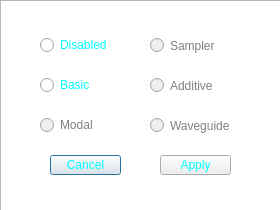
<?xml version="1.0" encoding="UTF-8"?>
<ui version="4.0">
 <class>GenTypeDialog</class>
 <widget class="QDialog" name="GenTypeDialog">
  <property name="geometry">
   <rect>
    <x>0</x>
    <y>0</y>
    <width>280</width>
    <height>210</height>
   </rect>
  </property>
  <property name="minimumSize">
   <size>
    <width>280</width>
    <height>210</height>
   </size>
  </property>
  <property name="maximumSize">
   <size>
    <width>280</width>
    <height>210</height>
   </size>
  </property>
  <property name="windowTitle">
   <string>Generator Selector</string>
  </property>
  <property name="windowIcon">
   <iconset resource="sbMainResources.qrc">
    <normaloff>:/icons/sbicon.png</normaloff>:/icons/sbicon.png</iconset>
  </property>
  <property name="windowOpacity">
   <double>0.950000000000000</double>
  </property>
  <property name="styleSheet">
   <string notr="true">QWidget {
	color: cyan;
}
QRadioButton:disabled {
	color: gray;
}
QRadioButton::indicator:disabled {
	border-image: url(:/radio/radio_disabled.png);
}
QRadioButton::indicator {
	width: 17px;
	height: 17px;
	border-image: url(:/radio/radio_off.png);
}
QRadioButton::indicator:hover {
	width: 17px;
	height: 17px;
	border-image: url(:/radio/radio_off_hover.png);
}
QRadioButton::indicator:pressed {
	width: 17px;
	height: 17px;
	border-image: url(:/radio/radio_pressed.png);
}
QRadioButton::indicator:checked {
	width: 17px;
	height: 17px;
	border-image: url(:/radio/radio_selected.png);
}
QRadioButton::indicator:checked:hover {
	width: 17px;
	height: 17px;
	border-image: url(:/radio/radio_selected_hover.png);
}
QPushButton {
	color: cyan;
	border-image: url(:/buttons/button75_idle.png);
}
QPushButton:disabled {
	color: gray;
	border-image: url(:/buttons/button75_disabled.png);
}
QPushButton:hover {
	border-image: url(:/buttons/button75_hover.png);
}
QPushButton:pressed {
	border-image: url(:/buttons/button75_pressed.png);
}</string>
  </property>
  <widget class="QRadioButton" name="disabledButton">
   <property name="geometry">
    <rect>
     <x>40</x>
     <y>30</y>
     <width>101</width>
     <height>30</height>
    </rect>
   </property>
   <property name="font">
    <font>
     <family>Ubuntu</family>
    </font>
   </property>
   <property name="toolTip">
    <string>Nothing!</string>
   </property>
   <property name="text">
    <string>Disabled</string>
   </property>
   <property name="checkable">
    <bool>true</bool>
   </property>
   <property name="checked">
    <bool>false</bool>
   </property>
  </widget>
  <widget class="QRadioButton" name="basicButton">
   <property name="geometry">
    <rect>
     <x>40</x>
     <y>70</y>
     <width>101</width>
     <height>30</height>
    </rect>
   </property>
   <property name="font">
    <font>
     <family>Ubuntu</family>
    </font>
   </property>
   <property name="toolTip">
    <string>&lt;!DOCTYPE HTML PUBLIC &quot;-//W3C//DTD HTML 4.0//EN&quot; &quot;http://www.w3.org/TR/REC-html40/strict.dtd&quot;&gt;
&lt;html&gt;&lt;head&gt;&lt;meta name=&quot;qrichtext&quot; content=&quot;1&quot; /&gt;&lt;style type=&quot;text/css&quot;&gt;
p, li { white-space: pre-wrap; }
&lt;/style&gt;&lt;/head&gt;&lt;body style=&quot; font-family:'Ubuntu'; font-size:11pt; font-weight:400; font-style:normal;&quot;&gt;
&lt;p style=&quot; margin-top:0px; margin-bottom:0px; margin-left:0px; margin-right:0px; -qt-block-indent:0; text-indent:0px;&quot;&gt;A single wave built from the four basic waves.&lt;/p&gt;
&lt;p style=&quot; margin-top:0px; margin-bottom:0px; margin-left:0px; margin-right:0px; -qt-block-indent:0; text-indent:0px;&quot;&gt;Will be replaced in version 0.7.0 with a Subtractive generator.&lt;/p&gt;&lt;/body&gt;&lt;/html&gt;</string>
   </property>
   <property name="text">
    <string>Basic</string>
   </property>
  </widget>
  <widget class="QRadioButton" name="modalButton">
   <property name="enabled">
    <bool>false</bool>
   </property>
   <property name="geometry">
    <rect>
     <x>40</x>
     <y>110</y>
     <width>101</width>
     <height>30</height>
    </rect>
   </property>
   <property name="font">
    <font>
     <family>Ubuntu</family>
    </font>
   </property>
   <property name="toolTip">
    <string>An impulse generator and a bank of resonating filters.
Coming in version 0.9.0.</string>
   </property>
   <property name="text">
    <string>Modal</string>
   </property>
  </widget>
  <widget class="QRadioButton" name="sampleButton">
   <property name="enabled">
    <bool>false</bool>
   </property>
   <property name="geometry">
    <rect>
     <x>150</x>
     <y>30</y>
     <width>111</width>
     <height>31</height>
    </rect>
   </property>
   <property name="font">
    <font>
     <family>Ubuntu</family>
    </font>
   </property>
   <property name="toolTip">
    <string>Play from an external file.
This may in some cases be considered cheating.
Coming in version 0.4.0.</string>
   </property>
   <property name="text">
    <string>Sampler</string>
   </property>
  </widget>
  <widget class="QRadioButton" name="additiveButton">
   <property name="enabled">
    <bool>false</bool>
   </property>
   <property name="geometry">
    <rect>
     <x>150</x>
     <y>70</y>
     <width>111</width>
     <height>31</height>
    </rect>
   </property>
   <property name="font">
    <font>
     <family>Ubuntu</family>
    </font>
   </property>
   <property name="toolTip">
    <string>&lt;!DOCTYPE HTML PUBLIC &quot;-//W3C//DTD HTML 4.0//EN&quot; &quot;http://www.w3.org/TR/REC-html40/strict.dtd&quot;&gt;
&lt;html&gt;&lt;head&gt;&lt;meta name=&quot;qrichtext&quot; content=&quot;1&quot; /&gt;&lt;style type=&quot;text/css&quot;&gt;
p, li { white-space: pre-wrap; }
&lt;/style&gt;&lt;/head&gt;&lt;body style=&quot; font-family:'Ubuntu'; font-size:11pt; font-weight:400; font-style:normal;&quot;&gt;
&lt;p style=&quot; margin-top:0px; margin-bottom:0px; margin-left:0px; margin-right:0px; -qt-block-indent:0; text-indent:0px;&quot;&gt;A large bank of waves.&lt;/p&gt;
&lt;p style=&quot; margin-top:0px; margin-bottom:0px; margin-left:0px; margin-right:0px; -qt-block-indent:0; text-indent:0px;&quot;&gt;Coming in version 0.4.0.&lt;/p&gt;&lt;/body&gt;&lt;/html&gt;</string>
   </property>
   <property name="text">
    <string>Additive</string>
   </property>
  </widget>
  <widget class="QRadioButton" name="waveguideButton">
   <property name="enabled">
    <bool>false</bool>
   </property>
   <property name="geometry">
    <rect>
     <x>150</x>
     <y>110</y>
     <width>111</width>
     <height>31</height>
    </rect>
   </property>
   <property name="font">
    <font>
     <family>Ubuntu</family>
    </font>
   </property>
   <property name="toolTip">
    <string>A banded waveguide synthesis system.
Coming in version 0.9.0.</string>
   </property>
   <property name="text">
    <string>Waveguide</string>
   </property>
  </widget>
  <widget class="QGraphicsView" name="backdrop">
   <property name="geometry">
    <rect>
     <x>0</x>
     <y>0</y>
     <width>281</width>
     <height>211</height>
    </rect>
   </property>
   <property name="styleSheet">
    <string notr="true">QGraphicsView {
	background-image: url(:/popups/gentype_popup.png);
}</string>
   </property>
  </widget>
  <widget class="QPushButton" name="cancelButton">
   <property name="geometry">
    <rect>
     <x>50</x>
     <y>155</y>
     <width>71</width>
     <height>20</height>
    </rect>
   </property>
   <property name="font">
    <font>
     <family>Ubuntu</family>
    </font>
   </property>
   <property name="text">
    <string>Cancel</string>
   </property>
  </widget>
  <widget class="QPushButton" name="applyButton">
   <property name="geometry">
    <rect>
     <x>160</x>
     <y>155</y>
     <width>71</width>
     <height>20</height>
    </rect>
   </property>
   <property name="font">
    <font>
     <family>Ubuntu</family>
    </font>
   </property>
   <property name="text">
    <string>Apply</string>
   </property>
  </widget>
  <zorder>backdrop</zorder>
  <zorder>disabledButton</zorder>
  <zorder>basicButton</zorder>
  <zorder>modalButton</zorder>
  <zorder>sampleButton</zorder>
  <zorder>additiveButton</zorder>
  <zorder>waveguideButton</zorder>
  <zorder>cancelButton</zorder>
  <zorder>applyButton</zorder>
 </widget>
 <resources>
  <include location="sbMainResources.qrc"/>
 </resources>
 <connections/>
</ui>
